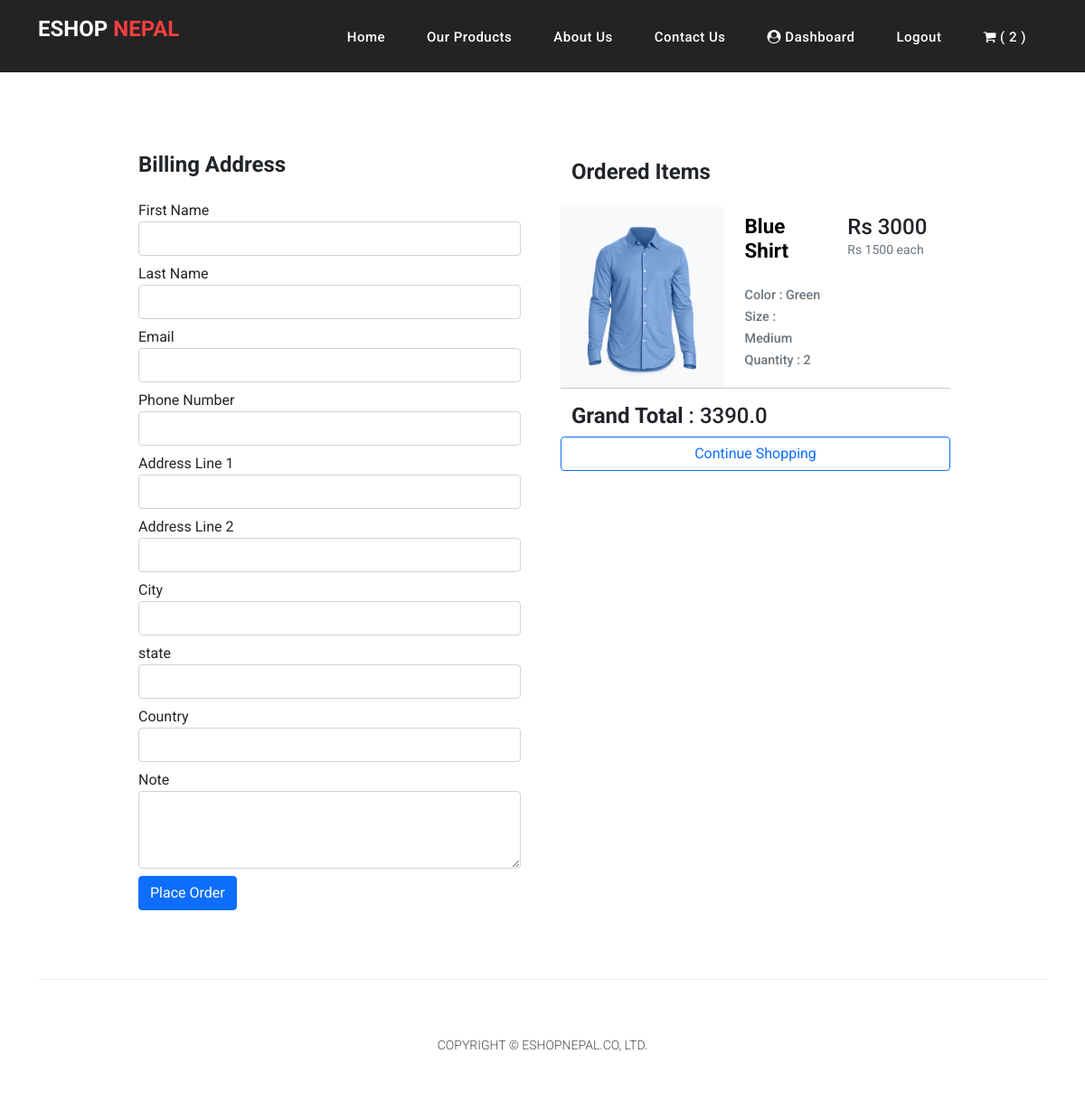
Before: /cart/checkout/ (signed in) with the older database file.
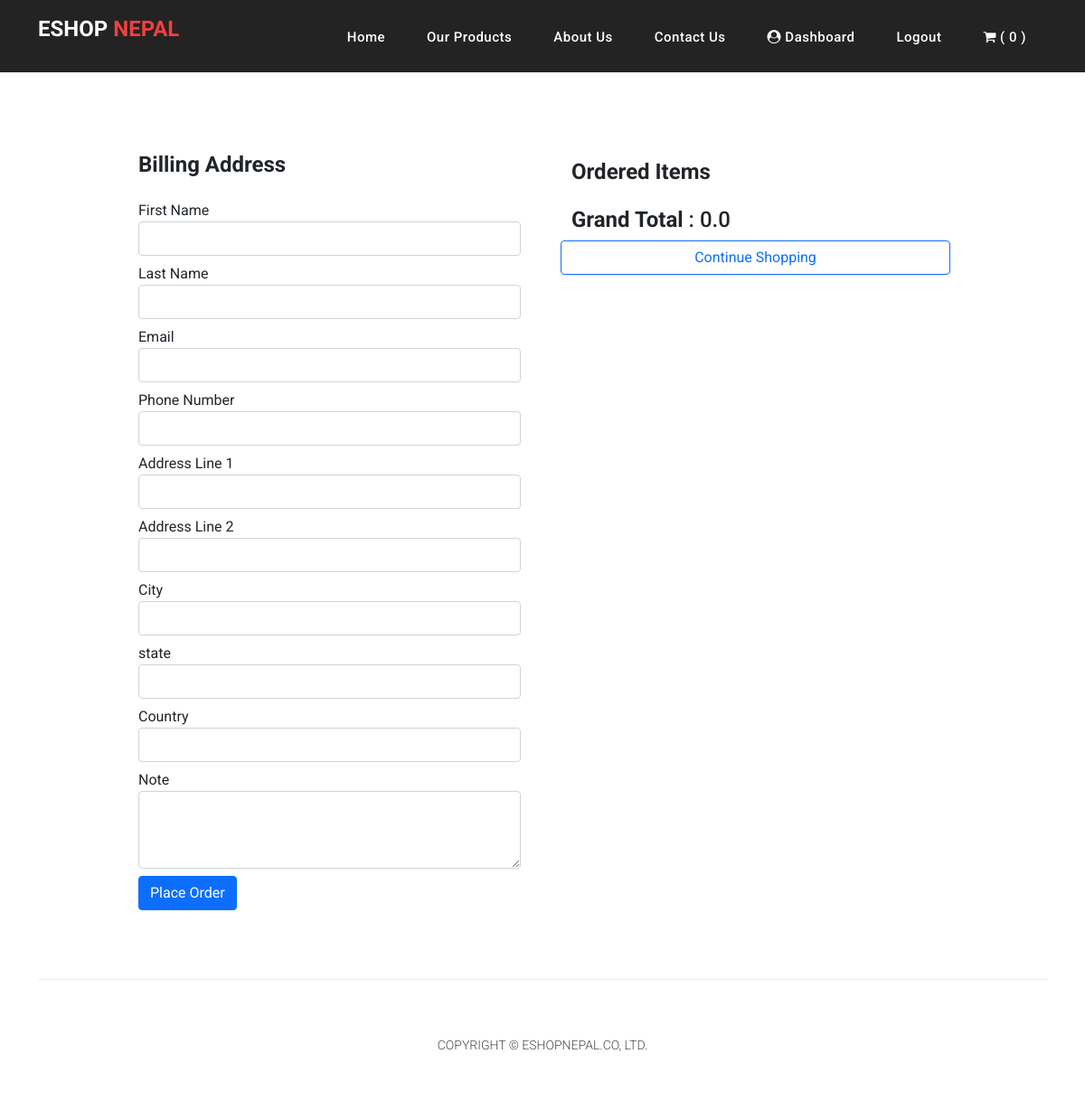
After: the same page with the newer database file.
### cart/models.py (models this page shows, shortened)
class CartItem(models.Model):
    user = models.ForeignKey(Account, on_delete=models.CASCADE, null=True)
    product = models.ForeignKey(Product,on_delete=models.CASCADE)
    variations = models.ManyToManyField(Variation, blank=True)
    cart = models.ForeignKey(Cart, on_delete=models.CASCADE, null=True)
    quantity = models.IntegerField()
    is_active = models.BooleanField(default=True)
    def sub_total(self):
        return self.product.price*self.quantity

### store/models.py (models this page shows, shortened)
class Product(models.Model):
    product_name = models.CharField(max_length=200, unique=True)
    slug = models.SlugField(max_length=200, unique=True)
    description = models.TextField(max_length=500, blank=True)
    price = models.IntegerField()
    images = models.ImageField(upload_to='photos/products')
    stock = models.IntegerField()
    is_available = models.BooleanField(default=True)
    category = models.ForeignKey(Category, on_delete=models.CASCADE)
    created_date = models.DateTimeField(auto_now_add=True)
    modified_date = models.DateTimeField(auto_now=True)
    def get_url(self):
        return reverse('product_detail', args=[self.category.slug, self.slug])

class Variation(models.Model):
    products = models.ForeignKey(Product, on_delete=models.CASCADE)
    variation_category = models.CharField(max_length=100, choices=variation_choices)
    variation_value = models.CharField(max_length=100)
    is_active = models.BooleanField(default=True)
    date_created = models.DateTimeField(auto_now=True)
    objects = VariationManager()

### cart/views.py (the view)
# urls.py: path('checkout/', views.checkout, name='checkout')
@login_required(login_url='login')
def checkout(request, total=0, quantity=0, cart_items=None):
    try:
        if request.user.is_authenticated:
            cart_items = CartItem.objects.filter(user=request.user, is_active=True)
        else:
            cart = Cart.objects.get(cart_id=_sessionId(request))
            cart_items = CartItem.objects.filter(cart=cart, is_active=True)
        for i in cart_items:
            total += (i.product.price*i.quantity)
            quantity += i.quantity
        total_tax = total*0.13+total
    except NameError:
        pass
    context = {
        'total': total,
        'quantity': quantity,
        'cart_items': cart_items,
        'total_tax': total_tax
    }
    return render(request, 'store/checkout.html', context)

### cart/context_preprocessors.py (called while the page is built)
def counter(request):
    count =0
    if 'admin' in request.path:
        return {}
    else:
        try:
            cart = Cart.objects.filter(cart_id=_sessionId(request))
            if request.user.is_authenticated:
                cart_items = CartItem.objects.all().filter(user=request.user)
            else:
                cart_items = CartItem.objects.all().filter(cart=cart[:1])
            for i in cart_items:
                count += i.quantity
        except Cart.DoesNotExist:
            count = 0
    return dict(cart_count = count)

### cart/views.py (called while the page is built)
def _sessionId(request):
    cart = request.session.session_key
    if not cart:
        cart = request.session.create()
    return cart

### category/context_preprocessor.py (called while the page is built)
def main_link(request):
    links = Category.objects.all()
    return dict(links=links)

### templates/store/checkout.html (shortened to what the changed rows need)
{% extends 'base.html' %}
{% load static %}
{% block body %}
<section class="section-content padding-y bg">
	<div class="container">
    <div class="row">
        <div class="col-md-10 col-11 mx-auto">
            <div class="row mt-5 gx-3">
                <div class="col-md-12 col-lg-6 col-11 mx-auto main_cart mb-lg-0 mb-5">
                    <div class="card">
                        <div class="card-body">
                             <h2 class="py-4 font-weight-bold"><b>Billing Address</b></h2>
                        </div>
                    </div>
                </div>
                <div class="col-md-12 col 11 col-lg-6 mx-auto mt-md-5 mt-lg-0">
                    <div class="card p-4 mb-3">
                        <div class="row">
                            <div class="col-md-8 col-8 justify-content-end">
                                <h2 class="py-4 font-weight-bold"><b>Ordered Items</b></h2>
                            </div>
                        </div>
                        <div class="row" id="items">
                            {% for i in cart_items %}
                            <div
                                class="col-md-5 col-11 mx-auto bg-light d-flex justify-content-center align-items-center product_image">
                                <a href="{{i.product.get_url}}"><img  src="{{i.product.images.url}}"
                                        class="img-fluid"></a>
                            </div>
                            <div class="col-md-7 col-11 mx-auto px-4 mt-2">
                                <div class="row">
                                    <div class="col-md-6 col-11 card-title">
                                        <h1 class="mb-4 product_name"><b>{{i.product.product_name}}</b></h1>
                                        <p class="text-muted small">
                                            {% if i.variations.all %}
                                            {% for j in i.variations.all %}
                                            {{j.variation_category | capfirst}} : {{j.variation_value | capfirst}}
                                            <br>
                                            {% endfor %}
                                            {% endif %}
                                            Quantity : {{i.quantity}}
                                        </p>
                                    </div>
                                    <div class="col-md-6 col-11 mb-3">
                                        <h4>Rs {{i.sub_total}}</h4>
                                        <small class="text-muted">Rs {{i.product.price}} each</small>
                                    </div>
                                </div>
                            </div>
                            <hr>
                            {% endfor %}
                            <h4 class="mb-2"><b>Grand Total</b> : {{total_tax}}</h4>
                            <button class="btn btn-outline-primary"><a href="{% url 'store' %}">Continue Shopping</a></button>
                        </div>
                    </div>
                </div>
            </div>
        </div>
    </div>
</div>
</section>
{% endblock body %}

Changed rows visible on the page:
removed CartItem: product.images (picture), product.product_name "Blue Shirt", quantity "2", sub_total "3000", product.price "1500"
no longer on this page (row unchanged): Variation: variation_category "Color", variation_value "Green"
no longer on this page (row unchanged): Variation: variation_category "Size", variation_value "Medium"
Other visible differences:
{{ cart_count }}: "2" → "0"
{{ total_tax }}: "3390.0" → "0.0"
